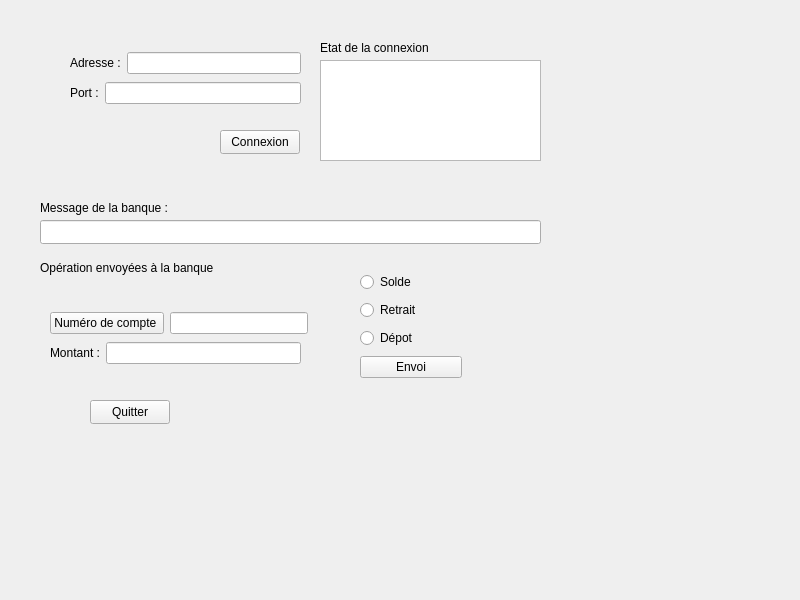
<?xml version="1.0" encoding="UTF-8"?>
<ui version="4.0">
 <class>Widget</class>
 <widget class="QWidget" name="Widget">
  <property name="geometry">
   <rect>
    <x>0</x>
    <y>0</y>
    <width>800</width>
    <height>600</height>
   </rect>
  </property>
  <property name="windowTitle">
   <string>Widget</string>
  </property>
  <widget class="QPushButton" name="pushButton_Connexion">
   <property name="geometry">
    <rect>
     <x>220</x>
     <y>130</y>
     <width>80</width>
     <height>24</height>
    </rect>
   </property>
   <property name="text">
    <string>Connexion</string>
   </property>
  </widget>
  <widget class="QLabel" name="label_3">
   <property name="geometry">
    <rect>
     <x>320</x>
     <y>40</y>
     <width>120</width>
     <height>16</height>
    </rect>
   </property>
   <property name="text">
    <string>Etat de la connexion</string>
   </property>
  </widget>
  <widget class="QTextEdit" name="textEdit_EtatConnexion">
   <property name="geometry">
    <rect>
     <x>320</x>
     <y>60</y>
     <width>221</width>
     <height>101</height>
    </rect>
   </property>
  </widget>
  <widget class="QLabel" name="label_4">
   <property name="geometry">
    <rect>
     <x>40</x>
     <y>200</y>
     <width>137</width>
     <height>16</height>
    </rect>
   </property>
   <property name="text">
    <string>Message de la banque :</string>
   </property>
  </widget>
  <widget class="QLineEdit" name="lineEdit_MessageBanque">
   <property name="geometry">
    <rect>
     <x>40</x>
     <y>220</y>
     <width>501</width>
     <height>24</height>
    </rect>
   </property>
  </widget>
  <widget class="QLabel" name="label_5">
   <property name="geometry">
    <rect>
     <x>40</x>
     <y>260</y>
     <width>192</width>
     <height>16</height>
    </rect>
   </property>
   <property name="text">
    <string>Opération envoyées à la banque </string>
   </property>
  </widget>
  <widget class="QPushButton" name="pushButton_4">
   <property name="geometry">
    <rect>
     <x>90</x>
     <y>400</y>
     <width>80</width>
     <height>24</height>
    </rect>
   </property>
   <property name="text">
    <string>Quitter</string>
   </property>
  </widget>
  <widget class="QWidget" name="">
   <property name="geometry">
    <rect>
     <x>360</x>
     <y>270</y>
     <width>102</width>
     <height>110</height>
    </rect>
   </property>
   <layout class="QVBoxLayout" name="verticalLayout">
    <item>
     <widget class="QRadioButton" name="radioButton_Solde">
      <property name="text">
       <string>Solde</string>
      </property>
     </widget>
    </item>
    <item>
     <widget class="QRadioButton" name="radioButton_Retrait">
      <property name="text">
       <string>Retrait</string>
      </property>
     </widget>
    </item>
    <item>
     <widget class="QRadioButton" name="radioButton_Depot">
      <property name="text">
       <string>Dépot</string>
      </property>
     </widget>
    </item>
    <item>
     <widget class="QPushButton" name="pushButton_Envoie">
      <property name="text">
       <string>Envoi</string>
      </property>
     </widget>
    </item>
   </layout>
  </widget>
  <widget class="QWidget" name="">
   <property name="geometry">
    <rect>
     <x>70</x>
     <y>50</y>
     <width>231</width>
     <height>26</height>
    </rect>
   </property>
   <layout class="QHBoxLayout" name="horizontalLayout">
    <item>
     <widget class="QLabel" name="label">
      <property name="text">
       <string>Adresse :</string>
      </property>
     </widget>
    </item>
    <item>
     <widget class="QLineEdit" name="lineEdit_AdresseServeur"/>
    </item>
   </layout>
  </widget>
  <widget class="QWidget" name="">
   <property name="geometry">
    <rect>
     <x>70</x>
     <y>80</y>
     <width>231</width>
     <height>26</height>
    </rect>
   </property>
   <layout class="QHBoxLayout" name="horizontalLayout_2">
    <item>
     <widget class="QLabel" name="label_2">
      <property name="text">
       <string>Port :</string>
      </property>
     </widget>
    </item>
    <item>
     <widget class="QLineEdit" name="lineEdit_Port"/>
    </item>
   </layout>
  </widget>
  <widget class="QWidget" name="">
   <property name="geometry">
    <rect>
     <x>50</x>
     <y>310</y>
     <width>258</width>
     <height>26</height>
    </rect>
   </property>
   <layout class="QHBoxLayout" name="horizontalLayout_3">
    <item>
     <widget class="QPushButton" name="pushButton_NumeroDeCompte">
      <property name="text">
       <string>Numéro de compte </string>
      </property>
     </widget>
    </item>
    <item>
     <widget class="QLineEdit" name="lineEdit_SaisieNumeroCompte"/>
    </item>
   </layout>
  </widget>
  <widget class="QWidget" name="">
   <property name="geometry">
    <rect>
     <x>50</x>
     <y>340</y>
     <width>251</width>
     <height>26</height>
    </rect>
   </property>
   <layout class="QHBoxLayout" name="horizontalLayout_4">
    <item>
     <widget class="QLabel" name="label_6">
      <property name="text">
       <string>Montant :</string>
      </property>
     </widget>
    </item>
    <item>
     <widget class="QLineEdit" name="lineEdit_Montant"/>
    </item>
   </layout>
  </widget>
 </widget>
 <resources/>
 <connections>
  <connection>
   <sender>pushButton_4</sender>
   <signal>clicked()</signal>
   <receiver>Widget</receiver>
   <slot>close()</slot>
   <hints>
    <hint type="sourcelabel">
     <x>124</x>
     <y>419</y>
    </hint>
    <hint type="destinationlabel">
     <x>144</x>
     <y>483</y>
    </hint>
   </hints>
  </connection>
 </connections>
</ui>
